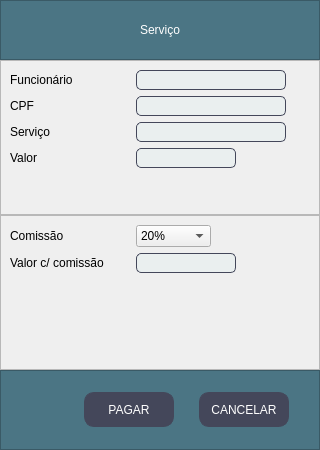
<?xml version="1.0" encoding="UTF-8"?>
<ui version="4.0">
 <class>servico</class>
 <widget class="QMainWindow" name="servico">
  <property name="geometry">
   <rect>
    <x>0</x>
    <y>0</y>
    <width>320</width>
    <height>450</height>
   </rect>
  </property>
  <property name="minimumSize">
   <size>
    <width>320</width>
    <height>450</height>
   </size>
  </property>
  <property name="maximumSize">
   <size>
    <width>320</width>
    <height>450</height>
   </size>
  </property>
  <property name="windowTitle">
   <string>MainWindow</string>
  </property>
  <widget class="QWidget" name="centralwidget">
   <property name="styleSheet">
    <string notr="true">QLineEdit{
	border-radius: 5px;
	border: 0.5px solid #44475a;
	font:11pt &quot;MS Shell Dlg 2&quot;;
	padding: 1px;
	background-color: #eaefef;
}

QLineEdit:focus{
	border: 1.5px solid #44475a;
}

QLabel{
	font: 75 11pt &quot;Arial&quot;;
}
QComboBox{
	font: 9pt &quot;MS Shell Dlg 2&quot;;
}
QDateEdit{
	font: 9pt &quot;MS Shell Dlg 2&quot;;
}</string>
   </property>
   <layout class="QVBoxLayout" name="verticalLayout">
    <property name="spacing">
     <number>0</number>
    </property>
    <property name="leftMargin">
     <number>0</number>
    </property>
    <property name="topMargin">
     <number>0</number>
    </property>
    <property name="rightMargin">
     <number>0</number>
    </property>
    <property name="bottomMargin">
     <number>0</number>
    </property>
    <item>
     <widget class="QFrame" name="frame">
      <property name="minimumSize">
       <size>
        <width>0</width>
        <height>60</height>
       </size>
      </property>
      <property name="maximumSize">
       <size>
        <width>16777215</width>
        <height>60</height>
       </size>
      </property>
      <property name="styleSheet">
       <string notr="true">background-color: rgb(75, 117, 132);</string>
      </property>
      <property name="frameShape">
       <enum>QFrame::StyledPanel</enum>
      </property>
      <property name="frameShadow">
       <enum>QFrame::Raised</enum>
      </property>
      <layout class="QHBoxLayout" name="horizontalLayout">
       <property name="leftMargin">
        <number>9</number>
       </property>
       <property name="topMargin">
        <number>9</number>
       </property>
       <item>
        <widget class="QLabel" name="label">
         <property name="minimumSize">
          <size>
           <width>300</width>
           <height>30</height>
          </size>
         </property>
         <property name="maximumSize">
          <size>
           <width>300</width>
           <height>30</height>
          </size>
         </property>
         <property name="styleSheet">
          <string notr="true">font: 87 12pt &quot;Arial Black&quot;;
color: rgb(255, 255, 255);
</string>
         </property>
         <property name="text">
          <string>Serviço</string>
         </property>
         <property name="alignment">
          <set>Qt::AlignCenter</set>
         </property>
        </widget>
       </item>
      </layout>
     </widget>
    </item>
    <item>
     <widget class="QFrame" name="frame_2">
      <property name="frameShape">
       <enum>QFrame::StyledPanel</enum>
      </property>
      <property name="frameShadow">
       <enum>QFrame::Raised</enum>
      </property>
      <layout class="QFormLayout" name="formLayout">
       <item row="0" column="0">
        <widget class="QLabel" name="label_4">
         <property name="minimumSize">
          <size>
           <width>120</width>
           <height>0</height>
          </size>
         </property>
         <property name="text">
          <string>Funcionário</string>
         </property>
        </widget>
       </item>
       <item row="0" column="1">
        <widget class="QLineEdit" name="linu_fun">
         <property name="minimumSize">
          <size>
           <width>150</width>
           <height>0</height>
          </size>
         </property>
         <property name="maximumSize">
          <size>
           <width>150</width>
           <height>16777215</height>
          </size>
         </property>
         <property name="readOnly">
          <bool>true</bool>
         </property>
        </widget>
       </item>
       <item row="1" column="0">
        <widget class="QLabel" name="label_5">
         <property name="text">
          <string>CPF</string>
         </property>
        </widget>
       </item>
       <item row="1" column="1">
        <widget class="QLineEdit" name="line_cpf">
         <property name="maximumSize">
          <size>
           <width>150</width>
           <height>16777215</height>
          </size>
         </property>
         <property name="readOnly">
          <bool>true</bool>
         </property>
        </widget>
       </item>
       <item row="2" column="0">
        <widget class="QLabel" name="label_6">
         <property name="text">
          <string>Serviço</string>
         </property>
        </widget>
       </item>
       <item row="2" column="1">
        <widget class="QLineEdit" name="line_ser">
         <property name="maximumSize">
          <size>
           <width>150</width>
           <height>16777215</height>
          </size>
         </property>
         <property name="readOnly">
          <bool>true</bool>
         </property>
        </widget>
       </item>
       <item row="3" column="0">
        <widget class="QLabel" name="label_7">
         <property name="text">
          <string>Valor</string>
         </property>
        </widget>
       </item>
       <item row="3" column="1">
        <widget class="QLineEdit" name="line_val">
         <property name="maximumSize">
          <size>
           <width>100</width>
           <height>16777215</height>
          </size>
         </property>
         <property name="readOnly">
          <bool>true</bool>
         </property>
        </widget>
       </item>
      </layout>
     </widget>
    </item>
    <item>
     <widget class="QFrame" name="frame_4">
      <property name="frameShape">
       <enum>QFrame::StyledPanel</enum>
      </property>
      <property name="frameShadow">
       <enum>QFrame::Raised</enum>
      </property>
      <layout class="QFormLayout" name="formLayout_2">
       <item row="0" column="0">
        <widget class="QLabel" name="label_2">
         <property name="minimumSize">
          <size>
           <width>120</width>
           <height>0</height>
          </size>
         </property>
         <property name="text">
          <string>Comissão</string>
         </property>
        </widget>
       </item>
       <item row="0" column="1">
        <widget class="QComboBox" name="box_com">
         <property name="maximumSize">
          <size>
           <width>75</width>
           <height>16777215</height>
          </size>
         </property>
         <property name="styleSheet">
          <string notr="true">QComboBox{
	font: 10pt &quot;MS Shell Dlg 2&quot;;
	background-color: none;
}</string>
         </property>
         <item>
          <property name="text">
           <string>20%</string>
          </property>
         </item>
         <item>
          <property name="text">
           <string>25%</string>
          </property>
         </item>
         <item>
          <property name="text">
           <string>33%</string>
          </property>
         </item>
         <item>
          <property name="text">
           <string>40%</string>
          </property>
         </item>
         <item>
          <property name="text">
           <string>50%</string>
          </property>
         </item>
         <item>
          <property name="text">
           <string>60%</string>
          </property>
         </item>
         <item>
          <property name="text">
           <string>67%</string>
          </property>
         </item>
         <item>
          <property name="text">
           <string>75%</string>
          </property>
         </item>
         <item>
          <property name="text">
           <string>80%</string>
          </property>
         </item>
         <item>
          <property name="text">
           <string>100%</string>
          </property>
         </item>
        </widget>
       </item>
       <item row="1" column="0">
        <widget class="QLabel" name="label_3">
         <property name="text">
          <string>Valor c/ comissão</string>
         </property>
        </widget>
       </item>
       <item row="1" column="1">
        <widget class="QLineEdit" name="line_val_com">
         <property name="maximumSize">
          <size>
           <width>100</width>
           <height>16777215</height>
          </size>
         </property>
         <property name="readOnly">
          <bool>true</bool>
         </property>
        </widget>
       </item>
      </layout>
     </widget>
    </item>
    <item>
     <widget class="QFrame" name="frame_3">
      <property name="minimumSize">
       <size>
        <width>0</width>
        <height>80</height>
       </size>
      </property>
      <property name="maximumSize">
       <size>
        <width>16777215</width>
        <height>80</height>
       </size>
      </property>
      <property name="styleSheet">
       <string notr="true">background-color: rgb(75, 117, 132);</string>
      </property>
      <property name="frameShape">
       <enum>QFrame::StyledPanel</enum>
      </property>
      <property name="frameShadow">
       <enum>QFrame::Raised</enum>
      </property>
      <layout class="QHBoxLayout" name="horizontalLayout_2">
       <property name="spacing">
        <number>25</number>
       </property>
       <property name="rightMargin">
        <number>30</number>
       </property>
       <item>
        <spacer name="horizontalSpacer">
         <property name="orientation">
          <enum>Qt::Horizontal</enum>
         </property>
         <property name="sizeHint" stdset="0">
          <size>
           <width>276</width>
           <height>20</height>
          </size>
         </property>
        </spacer>
       </item>
       <item>
        <widget class="QPushButton" name="btn_pagar">
         <property name="styleSheet">
          <string notr="true">QPushButton{
	font: 87 8pt &quot;Arial Black&quot;;
	border: 0.5px solid #44475a;
	border-radius: 10px;
	color: rgb(255, 255, 255);
	background-color: #44475a;
	min-width: 88;
	max-width: 88;
	min-height: 33;
	max-height: 33;
}
QPushButton:hover{
	background-color: #4f5368;
}</string>
         </property>
         <property name="text">
          <string>PAGAR</string>
         </property>
        </widget>
       </item>
       <item>
        <widget class="QPushButton" name="btn_cancelar">
         <property name="styleSheet">
          <string notr="true">QPushButton{
	font: 87 8pt &quot;Arial Black&quot;;
	border: 0.5px solid #44475a;
	border-radius: 10px;
	color: rgb(255, 255, 255);
	background-color: #44475a;
	min-width: 88;
	max-width: 88;
	min-height: 33;
	max-height: 33;
}
QPushButton:hover{
	background-color: #4f5368;
}</string>
         </property>
         <property name="text">
          <string>CANCELAR</string>
         </property>
        </widget>
       </item>
      </layout>
     </widget>
    </item>
   </layout>
  </widget>
 </widget>
 <resources/>
 <connections/>
</ui>
